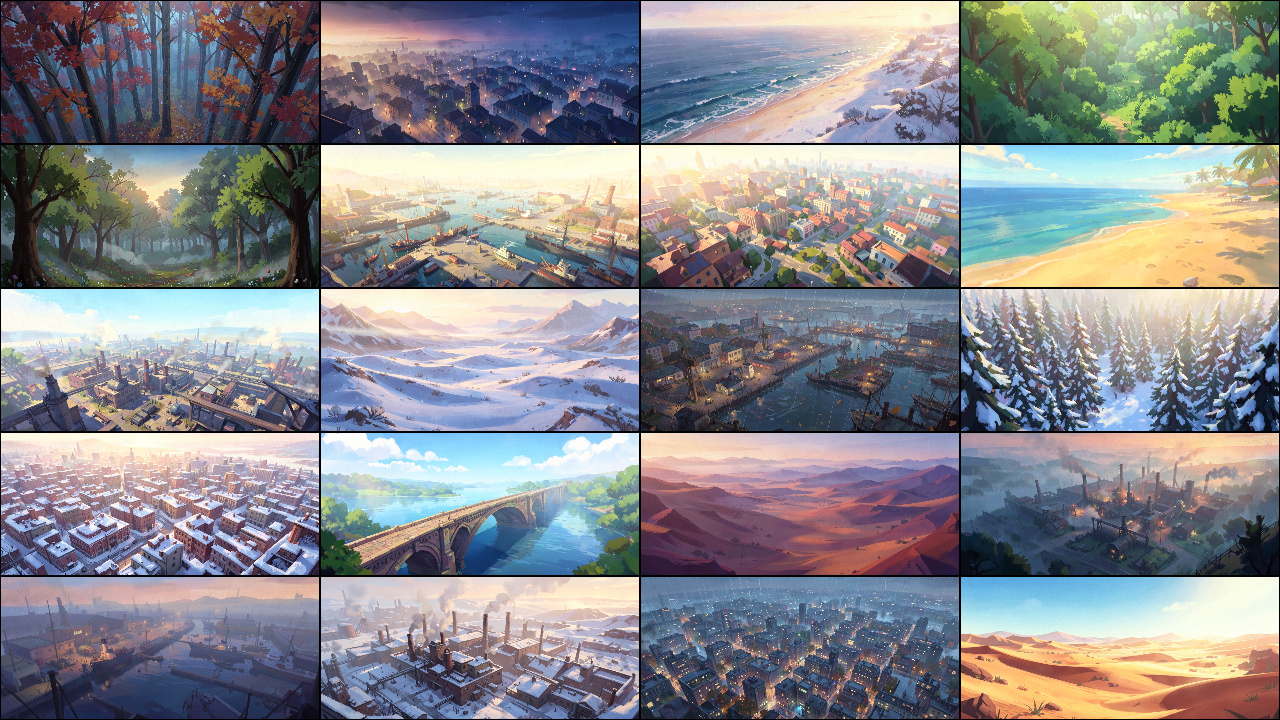
#> input picture promo/Examples1_Flux2Klein4B.jpg, 1280 x 720 px; its folder holds only this picture in this run
$ python -i reference.py   (imports and definitions only)
#> lines starting #> are read from the running program, lines starting #| are printed output that depends on the picture
"""Style reference image — the whole decision layer, in one place.

A single global reference image applied to every prompt in a batch, on the
models that can accept a LOCAL file. Read docs/reference-image-plan.md for the
measurements; the short version is that the "reference fields are a permanent
skip" ruling was PARTIALLY REVERSED on 2026-09-19, because both premises
behind it (editing-only, hosted-URL-only) proved false for part of the lineup.

*** EVERY VERDICT LIVES HERE, NOT IN THE GUI. ***
The GUI status label, `cli dry-run` and the engine all consume the same
`PreparedReference` rather than each computing their own answer. A label that
says "will be upscaled to 1024x1024" while the engine sends something else is
exactly the failure this structure exists to prevent.

Nothing here touches the network, and nothing here modifies the user's file:
`prepare()` reads it and returns bytes in memory.

The numbers, all MEASURED 2026-09-19 on flux-2-klein-4b against the live API:

  * There is NO 512x512 maximum, whatever Cloudflare's changelog says.
    640x480, 1024x1024, 2048x2048 and 4096x4096 all returned HTTP 200.
  * There IS an undocumented 64px minimum, PER SIDE. Bisected exactly: 63x63
    rejected, 64x64 accepted; 64x48 rejected, so it binds on each dimension
    rather than on the total or the longest edge.
  * Rejection is a generic HTTP 400 `AiError: Invalid input` (code 8001)
    naming neither the field nor the size -- which is precisely why the check
    has to happen here, before the request leaves.
  * PNG, JPEG and WebP are all accepted. No square requirement.
  * Reference size does NOT affect generation latency (4.2-4.9s across
    512/1024/2048/4096px refs at a fixed 1536x864 output), so an oversized
    reference costs upload bandwidth and nothing else.
"""

from __future__ import annotations

import hashlib
import io as _io
from dataclasses import dataclass, field
from pathlib import Path

# The ~1 MP target. NO VENDOR PUBLISHES ONE -- checked across Cloudflare, BFL,
# fal.ai, Replicate and the FLUX.2 model cards. The community has, and it is
# traceable to code: ComfyUI's PREFERED_KONTEXT_RESOLUTIONS (nodes_flux.py,
# adopted by InvokeAI and others) is 17 sizes, every one of them within 2.8%
# of ~1.05 MP, every one a multiple of 16, and spanning exactly 3:7 to 7:3.
# That one table supplies the target, the divisibility convention AND the
# aspect window below. Independently corroborated: the standard ComfyUI FLUX.2
# reference workflow scales inputs to 1 megapixel via ImageScaleToTotalPixels.
#
# COMMUNITY-DERIVED and CROSS-FAMILY (FLUX.1 Kontext guidance applied to
# FLUX.2 and nano-banana). A good default, not a law -- do not present it to
# the user as official.
TARGET_PIXELS = 1_050_000

# The hard floor, measured (see the module docstring). Per side.
MIN_DIMENSION = 64

# NOT the documented ceiling, and not the measured one either: 4096x4096 was
# accepted. This is the program's own cap, because ACCEPTED IS NOT
# RECOMMENDED -- the same lesson the SDXL training-size guidance taught.
# black-forest-labs/flux2 issue #42 reports >4000px inputs producing output
# "heavily blurred or degrad[ing] into noise-like artifacts", unfixed by
# raising steps and with no maintainer reply; and the latency measurement
# found no benefit whatsoever above ~1 MP. So: never send 4096.
MAX_DIMENSION = 2048

# 3:7 .. 7:3, exactly the span of PREFERED_KONTEXT_RESOLUTIONS, and separately
# corroborated by the repeated "Flux supports aspect ratios from 3:7 to 7:3".
MIN_ASPECT = 3 / 7          # 0.4286
MAX_ASPECT = 7 / 3          # 2.3333

# How close two ratios must be before the program stops mentioning the
# difference. A 1024x1024 reference against a 1:1 output should read as fine
# rather than being pedantically flagged over rounding.
RATIO_TOLERANCE = 0.10

# Pixel-art auto-detection thresholds. MEASURED 2026-09-19 on synthetic cases,
# and the separation is wide rather than marginal:
#
#     input                        distinct colours   half-scale round trip
#     32x32 pixel art                             4                  0.000
#     pixel art upscaled 16x                      4                  0.000
#     pixel art saved as JPEG q85                22                  0.041
#     512x512 photo gradient                 97,537                  0.529
#
# Two cheap signals: the distinct COLOUR COUNT, and whether the image survives
# a nearest half-downscale/upscale ROUND TRIP unchanged (true only of an image
# built from uniform blocks). Even pixel art mangled through JPEG stays
# clearly on the pixel-art side, which is the case naive detection breaks on.
#
# NEITHER SIGNAL ALONE IS SUFFICIENT, and the plan's suggestion to follow the
# round trip when they disagree turned out to be wrong in one direction --
# found by testing rather than by reading. A smooth gradient passes the round
# trip with 0.004 (it has no detail to lose, so halving and doubling changes
# nothing) while holding ~196,000 colours, and nearest is flatly wrong for it.
# So the COLOUR COUNT carries the veto: see detect_pixel_art().
PIXEL_ART_MAX_COLOURS = 256
PIXEL_ART_MAX_ROUND_TRIP = 0.10

# The resampler modes the user can pick. Three states rather than a checkbox:
# auto-detection is measured to be reliable, so a checkbox would make every
# user answer a question the program can usually answer itself -- but the
# manual options stay, because detection CAN be wrong and the user knows
# their own file.
RESAMPLE_MODES: tuple[str, ...] = ("auto", "nearest", "lanczos")
DEFAULT_RESAMPLE = "auto"
RESAMPLE_LABELS: dict[str, str] = {
    "auto": "Auto (detect pixel art)",
    "nearest": "Pixel art (nearest)",
    "lanczos": "Photo (lanczos)",
}

# Formats confirmed accepted as a reference part. Sniffed on the way in by
# Pillow rather than trusted from the extension.
ACCEPTED_FORMATS: tuple[str, ...] = ("png", "jpeg", "webp")

# What a prepared reference is encoded AS when it is sent. Everything is
# re-encoded to PNG: it is lossless (so a nearest upscale is not immediately
# undone by JPEG ringing on the hard edges it exists to preserve), it is
# accepted by every model in the feature, and it makes the content hash a
# function of the PIXELS rather than of the source file's compression.
WIRE_FORMAT = "png"
WIRE_CONTENT_TYPE = "image/png"
WIRE_FILENAME = "reference.png"


class ReferenceError(ValueError):
    """The chosen file cannot be used, with a message the user can act on.

    The message always names the ACTUAL NUMBERS and the remedy. "Unsupported
    aspect ratio" tells a user nothing; "384x32 is 12:1 — the widest usable is
    about 7:3. Crop one frame, or tile the strip into a grid" tells them what
    to do next.
    """


@dataclass
class PreparedReference:
    """Everything the GUI, the CLI and the provider need, computed once.

    `data` is what actually goes on the wire, so `content_hash` is taken over
    it rather than over the source file -- see hash_part().
    """

    path: Path
    data: bytes
    width: int                  # the size being SENT
    height: int
    source_width: int
    source_height: int
    source_format: str
    resampler: str              # "nearest" | "lanczos" | "" (unchanged)
    resampler_reason: str       # why that one, in the user's words
    transform: str              # "none" | "upscale" | "downscale"
    scale_factor: float
    detected_pixel_art: bool | None   # None when detection was not consulted
    warnings: list[str] = field(default_factory=list)

    # [14 lines left out: function content_hash, not called in this run]

    @property
    def size_text(self) -> str:
        return f"{self.width}x{self.height}"

    @property
    def source_size_text(self) -> str:
        return f"{self.source_width}x{self.source_height}"

    # [27 lines left out: functions describe, hash_part, not called in this run]


# ---------------------------------------------------------------------------
# Detection
# ---------------------------------------------------------------------------

def _round_trip_diff(im) -> float:
    """Mean per-channel difference after a nearest half-down/up round trip.

    NORMALISED TO 0..1, which is the scale the measured thresholds are on.
    Pillow's ImageStat returns a 0..255 mean, and leaving it there made the
    threshold ~25x stricter than intended -- pixel art saved as JPEG scored
    6.01 against a 0.10 cutoff and was classified as a photo, the exact case
    the two-signal design exists to get right. Caught by a test, which is why
    the division is spelled out rather than folded into the constant.

    0.0 means every 2x2 block was uniform, i.e. the image is built from flat
    blocks -- pixel art, or a nearest-upscaled sprite. A photo scores ~0.5.
    Deliberately cheap: one downscale, one upscale, one difference.
    """
    from PIL import Image, ImageChops, ImageStat

    w, h = im.size
    if w < 2 or h < 2:
        return 0.0
    rgb = im.convert("RGB")
    small = rgb.resize((max(1, w // 2), max(1, h // 2)), Image.NEAREST)
    back = small.resize((w, h), Image.NEAREST)
    diff = ImageChops.difference(rgb, back)
    return sum(ImageStat.Stat(diff).mean) / 3.0 / 255.0


def detect_pixel_art(im) -> tuple[bool, str]:
    """(is_pixel_art, human-readable reason).

    Two signals, and they disagree only on the awkward middle ground. Where
    they do, FOLLOW THE ROUND TRIP: mis-applying LANCZOS to a sprite is the
    visible failure -- it blurs the hard edges that are the entire style being
    referenced -- while treating a photo as pixel art costs a slightly harder
    resize nobody will notice at 1 MP.
    """
    colours = im.convert("RGB").getcolors(maxcolors=PIXEL_ART_MAX_COLOURS)
    few_colours = colours is not None
    diff = _round_trip_diff(im)
    blocky = diff < PIXEL_ART_MAX_ROUND_TRIP

    if blocky and few_colours:
        return True, f"detected pixel art — {len(colours)} colours, flat blocks"
    if few_colours:
        # Few colours but real edge detail: pixel art that has been through
        # JPEG, where the ringing around every hard edge pushes the round
        # trip up while the palette stays tiny. This is the case naive
        # detection breaks on, and the colour count is what rescues it.
        return True, f"detected pixel art — {len(colours)} colours"
    if blocky:
        # Blocky but tens of thousands of colours: a smooth gradient, a soft
        # render, an out-of-focus photo. It survives a half-scale round trip
        # because it has no detail to lose, NOT because it is built from
        # blocks -- and nearest would be the wrong choice for it.
        #
        # Which is why the colour count gets the veto here rather than the
        # round trip: a flat gradient and a sprite look identical to the
        # round trip alone, and only the palette tells them apart.
        return False, "smooth gradient — treated as artwork"
    return False, f"detected photo or artwork — {diff:.2f} edge detail"


# ---------------------------------------------------------------------------
# The resize ladder
# ---------------------------------------------------------------------------

# [58 lines left out: functions _best_integer_upscale, _downscale_size, not called in this run]


def check_aspect(width: int, height: int) -> None:
    """Raise ReferenceError if the shape is outside 3:7 .. 7:3.

    REJECT, DO NOT "FIX". Neither automatic correction is acceptable:
    stretching distorts every frame of a sprite strip, and padding a 12:1
    strip out to 7:3 wastes most of the canvas and shrinks the actual sprite
    content toward illegibility. So the program refuses and states the remedy
    -- which is also the better style reference, because a row of
    near-identical animation frames teaches the model less than a varied grid.

    Single sprites and square-ish sheets pass (16x16, 16x32, even a 256x256
    sheet); horizontal animation strips fail -- and a strip is exactly what a
    user might plausibly drag in.
    """
    if width <= 0 or height <= 0:
        raise ReferenceError("that image has no pixels")
    ratio = width / height
    if MIN_ASPECT <= ratio <= MAX_ASPECT:
        return
    if ratio > MAX_ASPECT:
        shape = f"{ratio:.3g}:1"
        limit = "about 7:3 (2.33:1)"
        fix = ("Crop one frame out of it, or tile the strip into a grid — a "
               "varied square sheet is a better style reference than a row of "
               "near-identical frames anyway.")
    else:
        shape = f"1:{1 / ratio:.3g}"
        limit = "about 3:7 (1:2.33)"
        fix = ("Crop it, or tile it into a grid — a squarer image is both "
               "usable and a better style reference.")
    raise ReferenceError(
        f"{width}x{height} is {shape} — too far from square to use. The "
        f"widest usable shape is {limit}. {fix}")


# ---------------------------------------------------------------------------
# The entry point
# ---------------------------------------------------------------------------

def prepare(path: str | Path, resample: str = DEFAULT_RESAMPLE,
            output_size: tuple[int, int] | None = None) -> PreparedReference:
    """Read, validate and resize a reference image. Never touches the source.

    `output_size` is optional and affects ONLY the advisory ratio note -- a
    reference whose shape differs from the batch's output shape is fine, and
    the model simply re-frames. That is a WARNING, never a refusal; only the
    3:7..7:3 window is a hard stop, because that is about the model being
    unable to use the image at all.

    Raises ReferenceError with an actionable message for anything unusable:
    a missing file, an unreadable one, or a shape outside the window.
    """
#> called with path = '../promo/Examples1_Flux2Klein4B.jpg', resample = 'auto'
    from PIL import Image, UnidentifiedImageError

    if resample not in RESAMPLE_MODES:
        raise ReferenceError(
            f"unknown resampler {resample!r}; expected one of "
            + ", ".join(RESAMPLE_MODES))

    p = Path(path)
    if not p.exists():
        raise ReferenceError(f"file not found: {p}")
    if not p.is_file():
        raise ReferenceError(f"not a file: {p}")

    try:
        with Image.open(p) as opened:
#> opened is the input picture: PIL image 1280x720 RGB; mean R, G, B 136.3, 136.2, 140.6
            source_format = (opened.format or "").lower()
            mode = "RGBA" if "A" in opened.getbands() else "RGB"
#> mode = 'RGB'
            im = opened.convert(mode)
    except UnidentifiedImageError as e:
        raise ReferenceError(
            f"not a readable image: {p.name}. PNG, JPEG and WebP all work."
        ) from e
    except OSError as e:
        raise ReferenceError(f"could not read {p.name}: {e}") from e

    sw, sh = im.size
    check_aspect(sw, sh)

    detected: bool | None = None
    if resample == "auto":
        detected, reason = detect_pixel_art(im)
#> in detect_pixel_art, `colours = im.convert("RGB").getcolors(maxcolors=PIXEL_ART_MAX_COLOURS)`: colours = None
#> in detect_pixel_art, `few_colours = colours is not None`: few_colours = False
#> in _round_trip_diff, `small = rgb.resize((max(1, w // 2), max(1, h // 2)), Image.NEAREST)`:
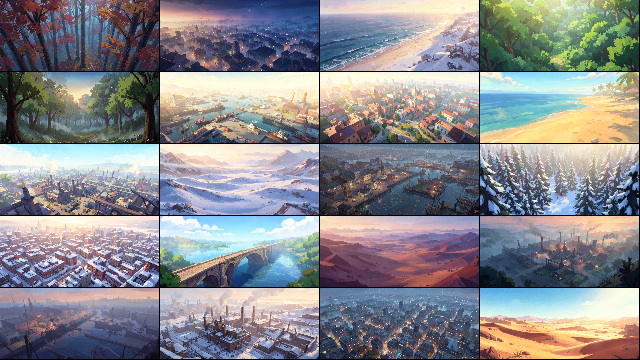
#> small: PIL image 640x360 RGB; mean R, G, B 136.6, 136.5, 140.9
#> in _round_trip_diff, `back = small.resize((w, h), Image.NEAREST)`:
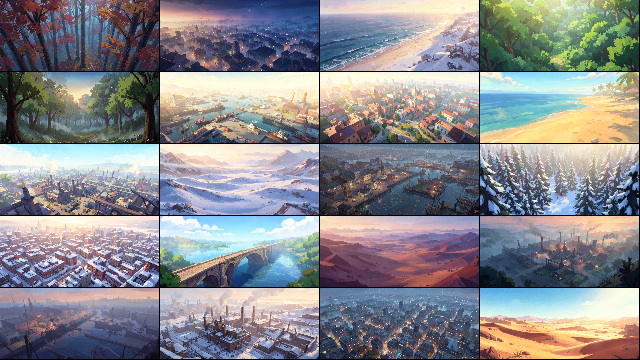
#> back: PIL image 1280x720 RGB (shown at 1/2 size); mean R, G, B 136.6, 136.5, 140.9
#> in _round_trip_diff, `diff = ImageChops.difference(rgb, back)`:
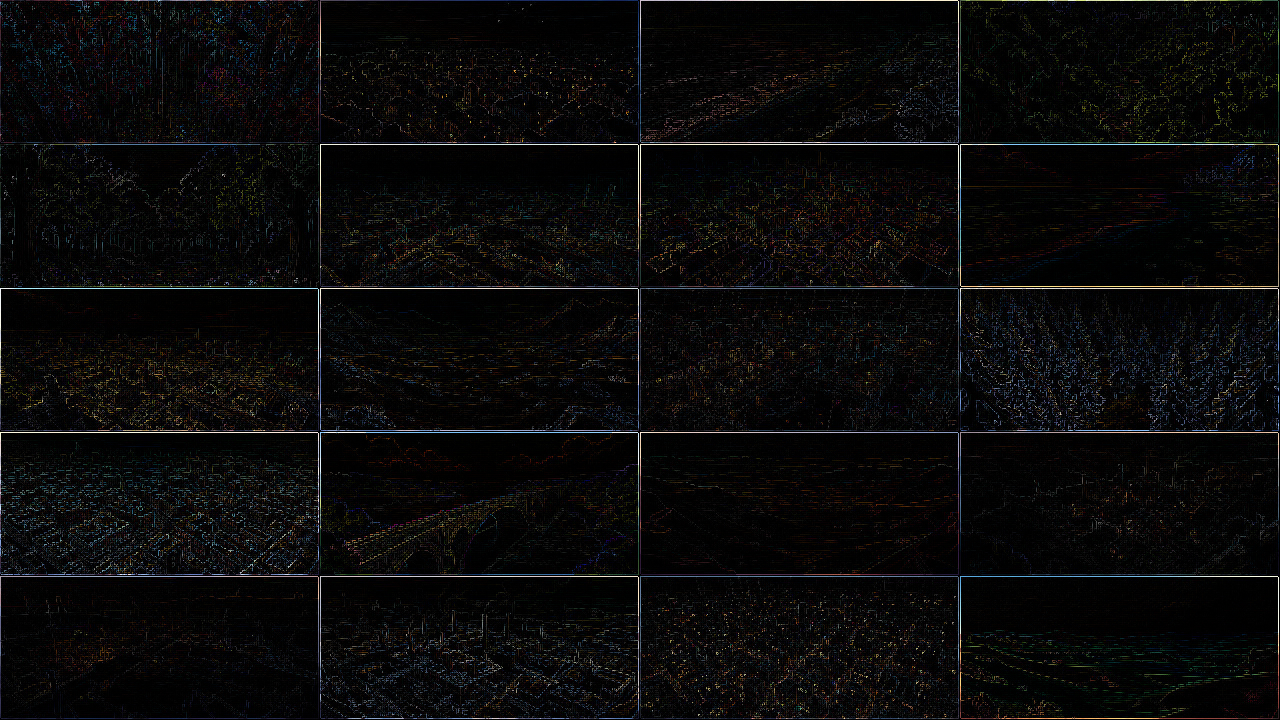
#> diff: PIL image 1280x720 RGB; mean R, G, B 10.2, 9.8, 9.9
#> in detect_pixel_art, `diff = _round_trip_diff(im)`: diff = 0.039
#> in detect_pixel_art, `blocky = diff < PIXEL_ART_MAX_ROUND_TRIP`: blocky = True
#> detected = False; reason = 'smooth gradient — treated as artwork'
    else:
        reason = "your choice"

    warnings: list[str] = []
    resampler = ""
    transform = "none"
    scale_factor = 1.0
    out = im

    if sw < MIN_DIMENSION or sh < MIN_DIMENSION:
        # Step 1: below the floor. UPSCALE by an INTEGER factor.
        #
        # The default here is NEAREST, and the reasoning is the whole point of
        # the ladder: an image is in this branch because it is smaller than
        # 64px on a side, which means it is tiny, which means it is almost
        # certainly pixel art. Smooth resampling would blur the hard pixel
        # edges that ARE the style being referenced, handing the model a mush
        # of the thing the user wanted.
        factor = _best_integer_upscale(sw, sh)
        scale_factor = float(factor)
        transform = "upscale"
        use_nearest = detected if resample == "auto" else (resample == "nearest")
        resampler = "nearest" if use_nearest else "lanczos"
        out = im.resize((sw * factor, sh * factor), _pil_filter(resampler))
        warnings.append(
            f"{sw}x{sh} is below the {MIN_DIMENSION}px minimum these models "
            f"accept, so it is enlarged {factor}x to "
            f"{sw * factor}x{sh * factor} before it is sent.")
    elif sw * sh > TARGET_PIXELS or sw > MAX_DIMENSION or sh > MAX_DIMENSION:
        # Step 2: above the target. DOWNSCALE -- LANCZOS by default, since
        # anything over 1 MP is a photo, a render or a large artwork.
        nw, nh = _downscale_size(sw, sh)
        transform = "downscale"
        scale_factor = nw / sw if sw else 1.0
        use_nearest = detected if resample == "auto" else (resample == "nearest")
        resampler = "nearest" if use_nearest else "lanczos"
        out = im.resize((nw, nh), _pil_filter(resampler))
    else:
        # Step 3: already in the window. Leave the pixels exactly alone.
        #
        # The DETECTION reason is discarded here on purpose: nothing was
        # resampled, so naming a resampler would describe a decision that was
        # never acted on. The status label says "sent as-is" and that is the
        # whole truth of this branch.
        reason = "no resizing needed"

    buf = _io.BytesIO()
    # Re-encoded to PNG rather than passed through: lossless, so a nearest
    # upscale is not immediately undone by JPEG ringing on the very edges it
    # was chosen to preserve, and the content hash then describes the pixels
    # rather than the source file's compression settings.
    out.save(buf, format="PNG")
    data = buf.getvalue()

    prepared = PreparedReference(
        path=p,
        data=data,
        width=out.size[0],
        height=out.size[1],
        source_width=sw,
        source_height=sh,
        source_format=source_format or "image",
        resampler=resampler,
        resampler_reason=reason,
        transform=transform,
        scale_factor=scale_factor,
        detected_pixel_art=detected,
        warnings=warnings,
    )

    if output_size:
        note = ratio_note(prepared, *output_size)
        if note:
            prepared.warnings.append(note)
    return prepared


def _pil_filter(name: str):
    from PIL import Image
    return Image.NEAREST if name == "nearest" else Image.LANCZOS


# [33 lines left out: functions ratio_note, _ratio_words, not called in this run]


# ---------------------------------------------------------------------------
# Influence: a sentence added to the end of every prompt (added 2026-10-15)
#
# NO MODEL IN THE FEATURE EXPOSES A STRENGTH FIELD. klein's whole field list
# is prompt, width, height, guidance, seed and input_image_0..3; nano-banana
# and flux-2-pro have nothing either. The one per-image `strength` in the
# lineup is krea's, and krea cannot take a local file at all. So the prompt
# text is the only lever there is, and this setting writes that text for the
# user instead of making them type "in the style of image 0" every time.
#
# These are WORDS, not weights. A level is a request the model may follow
# loosely, and nothing here should be presented to the user as a percentage
# or a dial.
#
# Off by default, so every batch that existed before this setting keeps its
# final prompt -- and therefore its filename hash and its batch identity --
# byte for byte.
# ---------------------------------------------------------------------------

# The five levels and their exact wording were CHOSEN BY THE USER 2026-10-15,
# replacing a measured Off/Style/Strong set, on the reasoning that short plain
# sentences beat long specific ones. Untested by decision. The earlier
# measurement (findings.md) still stands as background: the reference alone
# does most of the work, and wording nudges rather than grades.
#
# There is no "off" any more: every level, None included, sends a sentence
# whenever a reference is in use. "none" is the default because it is the
# least directive -- but it is NOT "prompt unchanged".
INFLUENCE_MODES: tuple[str, ...] = ("none", "subtle", "medium", "heavy",
                                    "exact")
DEFAULT_INFLUENCE = "none"
INFLUENCE_LABELS: dict[str, str] = {
    "none": "None",
    "subtle": "Subtle",
    "medium": "Medium",
    "heavy": "Heavy",
    "exact": "Exact",
}

# `{ref}` is the model's own name for the reference -- ModelSpec's
# reference_prompt_name, "image 0" on klein. Edit the wording HERE; nothing
# else holds a copy of it.
INFLUENCE_TEMPLATES: dict[str, str] = {
    "none": "No influence from {ref}.",
    "subtle": "Subtle influences from {ref}.",
    "medium": "Medium influence from {ref}.",
    "heavy": "Heavy influence from {ref}.",
    "exact": "Exact style as {ref}.",
}


# [29 lines left out: functions influence_phrase, with_influence, not called in this run]

>>> result = prepare('../promo/Examples1_Flux2Klein4B.jpg')
